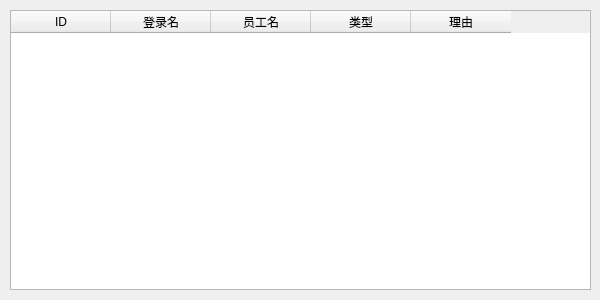
<?xml version="1.0" encoding="UTF-8"?>
<ui version="4.0">
 <class>AgreeVacDialog</class>
 <widget class="QDialog" name="AgreeVacDialog">
  <property name="geometry">
   <rect>
    <x>0</x>
    <y>0</y>
    <width>600</width>
    <height>300</height>
   </rect>
  </property>
  <property name="windowTitle">
   <string>批假</string>
  </property>
  <widget class="QTableWidget" name="tableAgree">
   <property name="geometry">
    <rect>
     <x>10</x>
     <y>10</y>
     <width>581</width>
     <height>280</height>
    </rect>
   </property>
   <column>
    <property name="text">
     <string>ID</string>
    </property>
   </column>
   <column>
    <property name="text">
     <string>登录名</string>
    </property>
   </column>
   <column>
    <property name="text">
     <string>员工名</string>
    </property>
   </column>
   <column>
    <property name="text">
     <string>类型</string>
    </property>
   </column>
   <column>
    <property name="text">
     <string>理由</string>
    </property>
   </column>
  </widget>
 </widget>
 <resources/>
 <connections/>
</ui>
